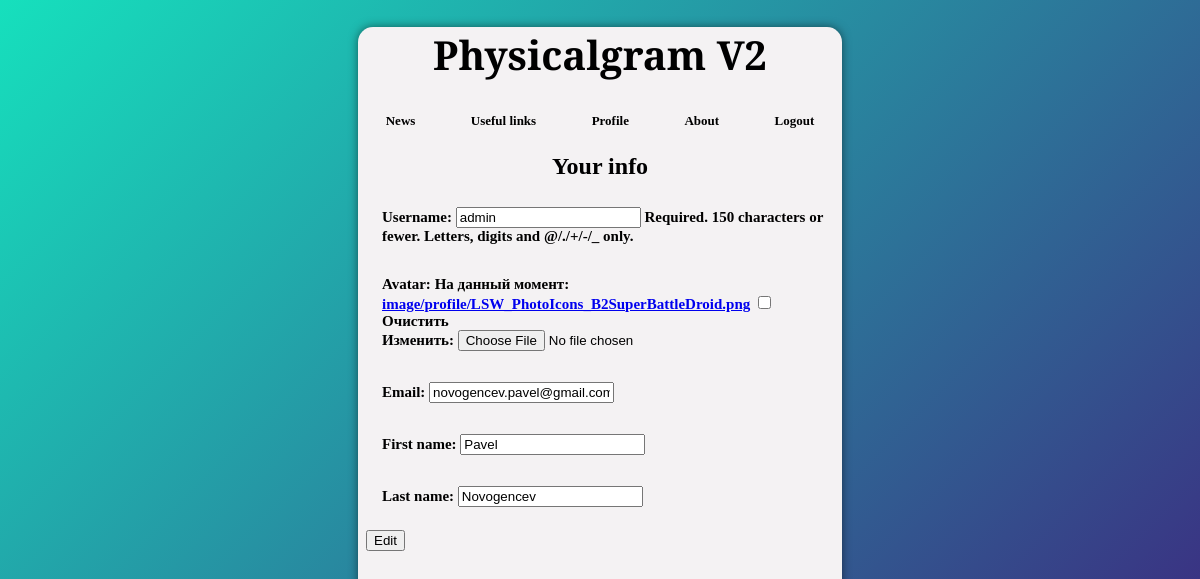
The page /accounts/profile/change (signed in) on the database its author committed.
### news/models.py (models this page shows)
class AdvUser(AbstractUser):
    is_activated = models.BooleanField(default=True, db_index=True,
                                       verbose_name='Прошел активацию?')
    avatar = models.ImageField(null=True, blank=True, upload_to="image/profile/")
    class Meta(AbstractUser.Meta):
        pass

### news/views.py (the view)
# urls.py: path('accounts/profile/change', ChangeUserInfoView.as_view(),name='profile_change'),
class ChangeUserInfoView(SuccessMessageMixin,LoginRequiredMixin,UpdateView):
	model = AdvUser
	template_name ='news/change_user_info.html'
	form_class = ChangeUserInfoForm
	success_url = reverse_lazy('news:profile')
	success_message = 'Info changed'
	def dispatch(self,request,*args,**kwargs):
		self.user_id = request.user.pk
		return super().dispatch(request,*args,**kwargs)
	def	get_object(self,queryset=None):
		if not queryset:
			queryset = self.get_queryset()
		return get_object_or_404(queryset,pk=self.user_id)

### news/forms.py
class ChangeUserInfoForm(forms.ModelForm):
	email = forms.EmailField(required=True,label='Email')
	class Meta:
		model = AdvUser
		fields = ('username','avatar','email','first_name','last_name')

### news/templates/news/change_user_info.html (shortened to what this page needs)
{% extends "layout/basic.html" %}
{% load bootstrap4 %}
{% block content %}
	<h2>Your info</h2>
	<form method="post" enctype="multipart/form-data">
	{{ form.as_p }}
	<button type="submit">Edit</button>
</form>
{% endblock %}

### news/static/news/style.css (style rules this page uses)
body { background: linear-gradient(-45deg, #000000, #a4036f,#420c76, #16e0bd); background-size: 300% 300%; animation: gradient 15s ease infinite; background-attachment: fixed; }
p { font-size: 15px; font-weight: 700; margin-right: 8px; margin-left: 8px; border-radius: 15px; padding: 8px 8px 8px 8px; }
h2 { text-align: center; }
form { margin-left: 8px; font-weight: 700; font-size: 15px; }

### rows shown on the page
AdvUser: username "admin", email "novogencev.pavel@gmail.com", first_name "Pavel", last_name "Novogencev"
